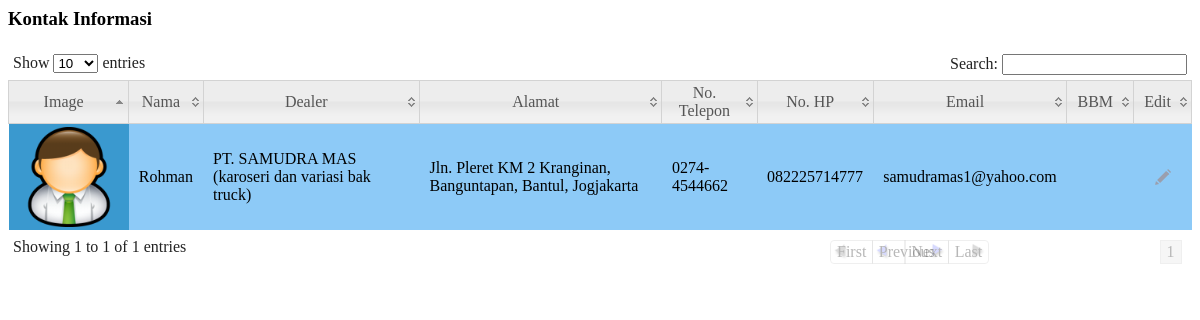
/@JafAdm10DSM/modul/mod_informasi/informasi.php (signed in), run on the app's committed database.
### tables this page shows
CREATE TABLE IF NOT EXISTS `informasi` (
  `id_informasi` int(11) NOT NULL AUTO_INCREMENT,
  `dealer` varchar(50) NOT NULL,
  `alamat` varchar(100) NOT NULL,
  `nama` varchar(100) NOT NULL,
  `phone` varchar(50) NOT NULL,
  `flexi` varchar(20) NOT NULL,
  `email` varchar(100) NOT NULL,
  `bbm` varchar(20) NOT NULL,
  `image` varchar(100) NOT NULL,
  PRIMARY KEY (`id_informasi`)
);

### @JafAdm10DSM/modul/mod_informasi/informasi.php (the view, shortened to what this page needs)
<?php
 if (empty($_SESSION['username']) AND empty($_SESSION['passuser'])){
  echo "<link href='style.css' rel='stylesheet' type='text/css'>
 <center>Untuk mengakses modul, Anda harus login <br>";
  echo "<a href=../../index.php><b>LOGIN</b></a></center>";
}
else { ?>
		<?php
		switch($_GET[act]){
			default:
		?>
		<article class="module width_full">
			<header><h3 class="tabs_involved">Kontak Informasi</h3>
			</header>
		<div class="tab_container">
			<div id="tab1" class="tab_content">
			<table class='display' id='example'>
			<thead>
				<tr>
    				<th>Image</th>
    				<th>Nama</th>
    				<th>Dealer</th>
					<th>Alamat</th>
					<th>No. Telepon</th>
					<th>No. HP</th>
					<th>Email</th>
					<th>BBM</th>
					<th>Edit</th>
				</tr>
			</thead>
			<tbody>
			<?php
				$no=1;
				$sales = mysql_query("SELECT * FROM informasi ORDER BY id_informasi");
				while($m=mysql_fetch_array($sales)){
				?>
				<tr>
    				<td align="center"><img width="100px" height="100px" src="../images/sales/<?php echo"$m[image]" ?>"></td>
    				<td><?php echo"$m[nama]" ?></td>
					<td><?php echo"$m[dealer]" ?></td>
					<td><?php echo"$m[alamat]" ?></td>
					<td><?php echo"$m[flexi]" ?></td>
					<td><?php echo"$m[phone]" ?></td>
					<td><?php echo"$m[email]" ?></td>
					<td><?php echo"$m[bbm]" ?></td>
    				<td align="center"><a href="<?php echo"?module=informasi&act=edit&id=$m[id_informasi]";?>">
					<input type="image" src="images/icn_edit.png" title="Edit"></a></td>
					</tr>
			<?php $no++; } ?>
			</tbody>
			</table>
			</div>
		</div>
		</article>
		<?php break;
		?>
		<?php
		 } ?>
<?php } ?>

### @JafAdm10DSM/media/css/demo_table_jui.css (style rules this page uses)
table.display thead th { padding: 3px 0px 3px 10px; cursor: pointer; * cursor: hand; }
table.display { margin: 0 auto; width: 100%; clear: both; border-collapse: collapse; }
table.display td { padding: 3px 10px; }
tr.odd { background-color: #8DCAF7; }
tr.odd td.sorting_1 { background-color: #3A99CF; }

### data on the page
informasi: image (picture), nama "Rohman", dealer "PT. SAMUDRA MAS (karoseri dan variasi bak truck)", alamat "Jln. Pleret KM 2 Kranginan, Banguntapan, Bantul, Jogjakarta", flexi "0274-4544662", phone "082225714777", email "samudramas1@yahoo.com"
